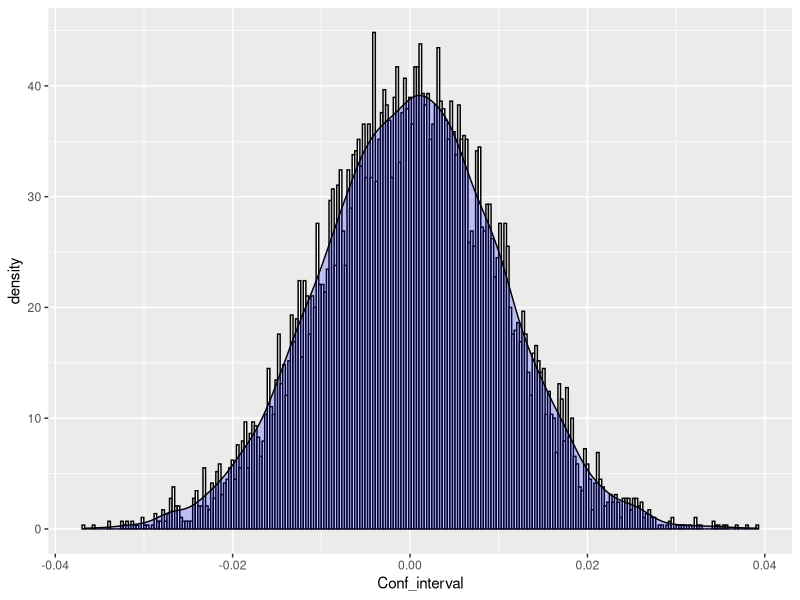

This figure's R source:
## ---- chunk 1
knitr::opts_chunk$set(echo = TRUE)
## ---- chunk 2
install.packages("tidyverse") 
library(tidyverse)

ABTest <- read.csv("Website Results.csv", 
                   header = TRUE)
## ---- chunk 3
# conversions for variant_A
conversion_subset_A <- ABTest %>%
	filter(variant == "A" & converted == "TRUE")

# Total Number of Conversions for variant_A
conversions_A <- nrow(conversion_subset_A)

# Number of Visitors for variant_A
visitors_A <- nrow(ABTest %>%
	filter(variant == "A"))

# Conversion_rate_A
conv_rate_A <- (conversions_A/visitors_A)
print(conv_rate_A)

# Subset of conversions for variant_B
conversion_subset_B <- ABTest %>%
	filter(variant == "B" & converted == "TRUE")

# Number of Conversions for variant_B
conversions_B <- nrow(conversion_subset_B)

# Number of Visitors for variant_B
visitors_B <- nrow(ABTest %>%
	filter(variant == "B"))

# Conversion_rate_B
conv_rate_B <- (conversions_B/visitors_B)
print(conv_rate_B) 


## ---- chunk 4
uplift <- (conv_rate_B - conv_rate_A) / conv_rate_A * 100
uplift # 82.72%
## ---- chunk 5

# Pooled sample proportion for variants A & B
p_pool <- (conversions_A + conversions_B) / (visitors_A +
											visitors_B)
print(p_pool) 

# Let's compute Standard error for variants A & B (SE_pool)
SE_pool <- sqrt(p_pool * (1 - p_pool) * ((1 / visitors_A) +
										(1 / visitors_B)))
print(SE_pool) 

# Let's compute the margin of error for the pool
MOE <- SE_pool * qnorm(0.975)
print(MOE) 

# Point Estimate or Difference in proportion
d_hat <- conv_rate_B - conv_rate_A


## ---- chunk 6

# Compute the Z-score so we
# can determine the p-value
z_score <- d_hat / SE_pool
print(z_score) 


## ---- chunk 7
# Let's compute p_value
# using the z_score value
p_value <- pnorm(q = -z_score,
				mean = 0,
				sd = 1) * 2
print(p_value) 
## ---- chunk 8
ci <- c(d_hat - MOE, d_hat + MOE)
ci
ci_lower <- d_hat - MOE
ci_lower 
ci_upper <- d_hat + MOE
ci_upper 
## ---- chunk 9
# Let's compute Confidence interval for the
# pool using pre-calculated results
ci <- c(d_hat - MOE, d_hat + MOE)
ci 

# Using same steps as already shown,
# let's compute the confidence
# interval for variants A separately
X_hat_A <- conversions_A / visitors_A
se_hat_A <- sqrt(X_hat_A * (1 - X_hat_A) / visitors_A)
ci_A <- c(X_hat_A - qnorm(0.975) * se_hat_A, X_hat_A
		+ qnorm(0.975) * se_hat_A)
print(ci_A) 

# Using same steps as already shown,
# let's compute the confidence
# interval for variants B separately								
X_hat_B <- conversions_B / visitors_B
se_hat_B <- sqrt(X_hat_B * (1 - X_hat_B) / visitors_B)
ci_B <- c(X_hat_B - qnorm(0.975) * se_hat_B,
		X_hat_B + qnorm(0.975) * se_hat_B)
print(ci_B) 

## ---- chunk 10
ci_lower_A <- X_hat_A - qnorm(0.975)*se_hat_A
ci_lower_A
ci_upper_A <- X_hat_A + qnorm(0.975)*se_hat_A
ci_upper_A
ci_lower_B <- X_hat_B - qnorm(0.975)*se_hat_B
ci_lower_B
## ---- chunk 11
vis_result_pool <- data.frame(
  metric=c(
    'Estimated Difference',
    'Relative Uplift(%)',
    'pooled sample proportion',
    'Standard Error of Difference',
    'z_score',
    'p-value',
    'Margin of Error',
    'CI-lower',
    'CI-upper'),
  value=c(
    conv_rate_B - conv_rate_A,
    uplift,
    p_pool,
    SE_pool,
    z_score,
    p_value,
    MOE,
    ci_lower,
    ci_upper
  ))
vis_result_pool
## ---- chunk 12
viz_result <- data.frame(variant = c("A","B"), visitors = c(visitors_A, visitors_B),
                         conversions = c(conversions_A,conversions_B),conversion_rate = round(c(conv_rate_A, conv_rate_B),4),
                         Standard_error = round(c(se_hat_A,se_hat_B),5), Conf_Interval_A = c(ci_A[1],ci_A[2]))
viz_result

## ---- chunk 13
ABTdata_pool = data.frame(Conf_interval = rnorm(n = 10000, mean = 0, sd = SE_pool))
#Let's plot the distributions
b <- ggplot(ABTdata_pool, aes(x = Conf_interval))
b + geom_histogram(aes(y = ..density..),
                   colour="black", fill="white", binwidth = 0.00029) +
  geom_density(alpha = 0.2, fill = "blue")
